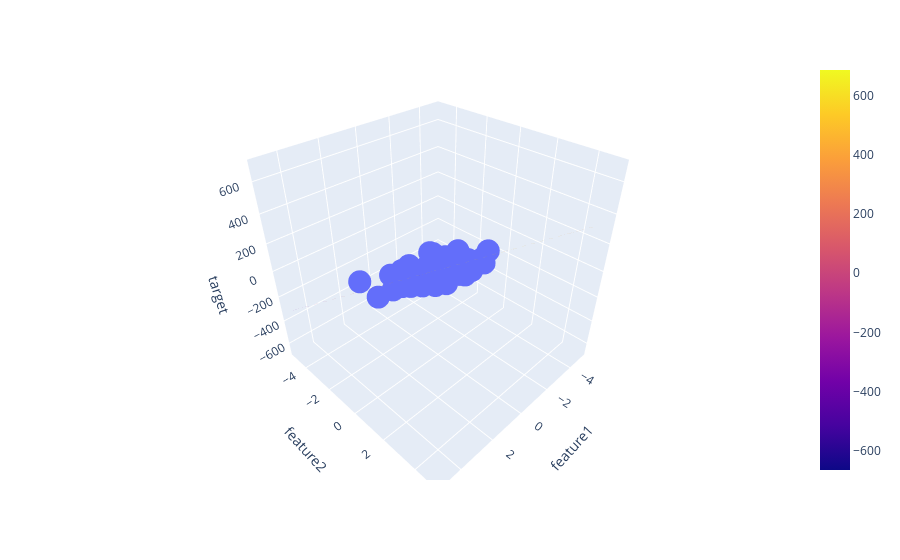

The cell this chart's notebook holds for it:
### Code cell
x = np.linspace(-5, 5, 10)
y = np.linspace(-5, 5, 10)
xGrid, yGrid = np.meshgrid(y, x)

final = np.vstack((xGrid.ravel().reshape(1,100),yGrid.ravel().reshape(1,100))).T
z_final = lr.predict(final).reshape(10,10)

z = z_final

fig = px.scatter_3d(df, x='feature1', y='feature2', z='target')

fig.add_trace(go.Surface(x = x, y = y, z =z ))

fig.show()
